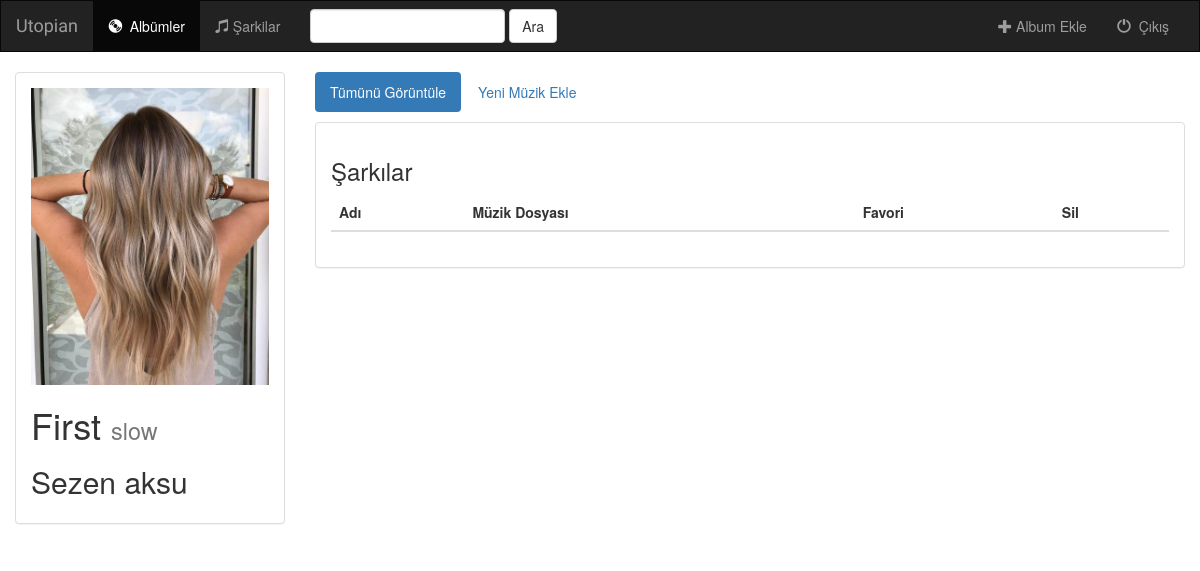
The app's page /3/ (signed in) with its own data.
### single/models.py (models this page shows)
class Album(models.Model):
    user = models.ForeignKey(User, default=1)
    sarkici = models.CharField(max_length=250)
    album_basligi = models.CharField(max_length=250)
    tur = models.CharField(max_length=250)
    album_logo = models.FileField()
    favoriler = models.BooleanField(default=False)
    def __str__(self):
        return self.album_basligi + ' - ' + self.sarkici

### single/views.py (the view)
# urls.py: url(r'^(?P<album_id>[0-9]+)/$', views.detail, name='detail'),
def detail(request, album_id):
    if not request.user.is_authenticated():
        return render(request, 'single/login.html')
    else:
        user = request.user
        album = get_object_or_404(Album, pk=album_id)
        return render(request, 'single/detail.html', {'album': album, 'user': user})

### templates/single/detail.html (shortened to what this page needs)
{% extends 'single/base.html' %}
{% block albums_active %}active{% endblock %}
{% block body %}
    <div class="container-fluid sarkilar-container">
        <div class="row">
            <div class="col-sm-4 col-md-3">
                <div class="panel panel-default">
                    <div class="panel-body">
                        <a href="{% url 'single:detail' album.id %}">
                            {% if album.album_logo %}
                                <img src="{{ album.album_logo.url }}" class="img-responsive">
                            {% else %}
                                <h3>Görüntülenecek resim yok</h3>
                            {% endif %}
                        </a>
                        <h1>{{ album.album_basligi }}
                            <small>{{ album.tur }}</small>
                        </h1>
                        <h2>{{ album.sarkici }}</h2>
                    </div>
                </div>
            </div>
            <div class="col-sm-8 col-md-9">
                <ul class="nav nav-pills" style="margin-bottom: 10px;">
                    <li role="presentation" class="active"><a href="{% url 'single:detail' album.id %}">Tümünü
                        Görüntüle</a>
                    </li>
                    <li role="presentation"><a href="{% url 'single:create_sarki' album.id %}">Yeni Müzik Ekle</a></li>
                </ul>
                <div class="panel panel-default">
                    <div class="panel-body">
                        <h3>Şarkılar</h3>
                        <table class="table">
                            <thead>
                            <tr>
                                <th>Adı</th>
                                <th>Müzik Dosyası</th>
                                <th>Favori</th>
                                <th>Sil</th>
                            </tr>
                            </thead>
                        </table>
                    </div>
                </div>
            </div>
        </div>
    </div>
{% endblock %}

### records on screen
Album: album_logo (picture), album_basligi "First", tur "slow", sarkici "Sezen aksu"
